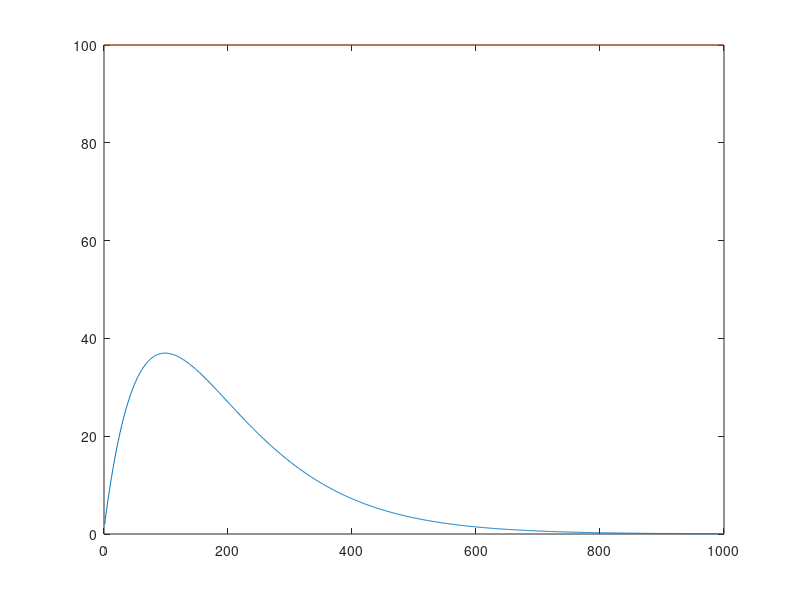

Here is the MATLAB script that generated this plot:
clear all
close all
rho_1 =0.99;
rho_2 =0.99001;
delta = 5;

K=1000;
shadow_rad = zeros(1,K);
shadow_rad_pred = zeros(1,K);


for k=1:K
    for i = 0:k
        shadow_rad(k) = shadow_rad(k)+(rho_1^(k-i)*rho_2^i);
    end
    shadow_rad_pred(k) = (rho_2^(k+1)-rho_1^(k+1))/(rho_2-rho_1);
end

plot(1:K,shadow_rad);hold on
plot(1:K,(1:K)*0+(1/(1-rho_1)))